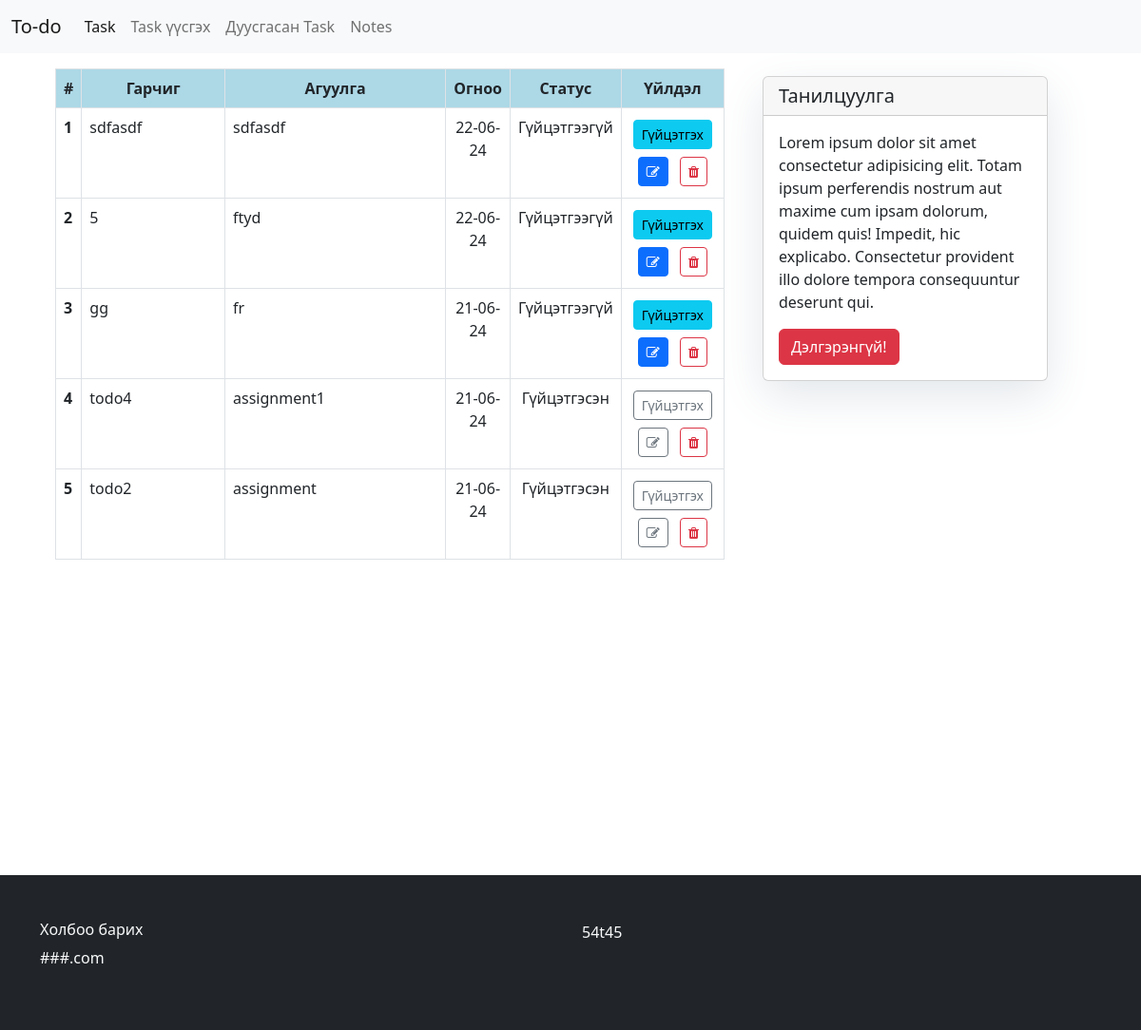
The page / on the database its author committed.
### members/models.py (models this page shows, shortened)
class Todo(models.Model):
    title = models.CharField(max_length=100)
    task_content = models.TextField()
    created_date = models.DateTimeField(default=timezone.now)
    complete = models.BooleanField(default=False)

### members/views.py (the view)
# urls.py: 2. Add a URL to urlpatterns:  path('', views.home, name='home')
def home(request):
    context = {"todos": Todo.objects.all().order_by("-created_date")}
    return render(request, "home.html", context)

### members/templates/home.html
{% extends 'base.html' %}
{% block content %}
<div class="m-3 table-responsive">
    <table class="table table-bordered table-hover">
        <thead>
            <tr style='background-color:lightblue;'>
                <th style="text-align:center; width:3%" scope="col">#</th>
                <th style="text-align:center" scope="col">Гарчиг</th>
                <th style="text-align:center" scope="col">Агуулга</th>
                <th style="text-align:center; width:8%" scope="col">Огноо</th>
                <th style="text-align:center; width:8%" scope="col">Статус</th>
                <th style="text-align:center; width:15%" scope="col text-center">Үйлдэл</th>
            </tr>
        </thead>
        <tbody>
            {% for todo in todos %}
            <tr >
                <th scope="row" >{{ forloop.counter }}</th>
                <td>{{ todo.title }}</td>
                <td>{{ todo.task_content }}</td>
                <td style="text-align:center">{{ todo.created_date|date:"d-m-y" }}</td>
                {% if todo.complete %}
                    <td style="text-align:center">Гүйцэтгэсэн</td>
                {% else %}
                    <td style="text-align:center">Гүйцэтгээгүй</td>
                {% endif %}
                <td style="text-align:center">
                {% if todo.complete %}
                    <button class="m-1 btn btn-outline-secondary btn-sm">Гүйцэтгэх</button>
                    <button class="m-1 btn btn-outline-secondary btn-sm"><i class="fa fa-edit"></i></button>
                    <a class="m-1 btn btn-outline-danger btn-sm" href="{% url 'delete' todo.id %}"><i class="fa fa-trash"></i></a>
                {% else %}
                    <a class="m-1 btn btn-info btn-sm" href="{% url 'complete' todo.id %}">Гүйцэтгэх</a>
                    <a class="m-1 btn btn-primary btn-sm" href="{% url 'edit' todo.id %}"><i class="fa fa-edit"></i></a>
                    <a name="delete" class="m-1 btn btn-outline-danger btn-sm" href="{% url 'delete' todo.id %}"><i class="fa fa-trash"></i></a>
                {% endif %}
                </td>
            </tr>
            {% endfor %}
        </tbody>
    </table>
</div>
{% endblock %}

### rows shown on the page
Todo: title "sdfasdf", task_content "sdfasdf", created_date "22-06-24", complete "Гүйцэтгээгүй"
Todo: title "5", task_content "ftyd", created_date "22-06-24", complete "Гүйцэтгээгүй"
Todo: title "gg", task_content "fr", created_date "21-06-24", complete "Гүйцэтгээгүй"
Todo: title "todo4", task_content "assignment1", created_date "21-06-24", complete "Гүйцэтгэсэн"
Todo: title "todo2", task_content "assignment", created_date "21-06-24", complete "Гүйцэтгэсэн"
